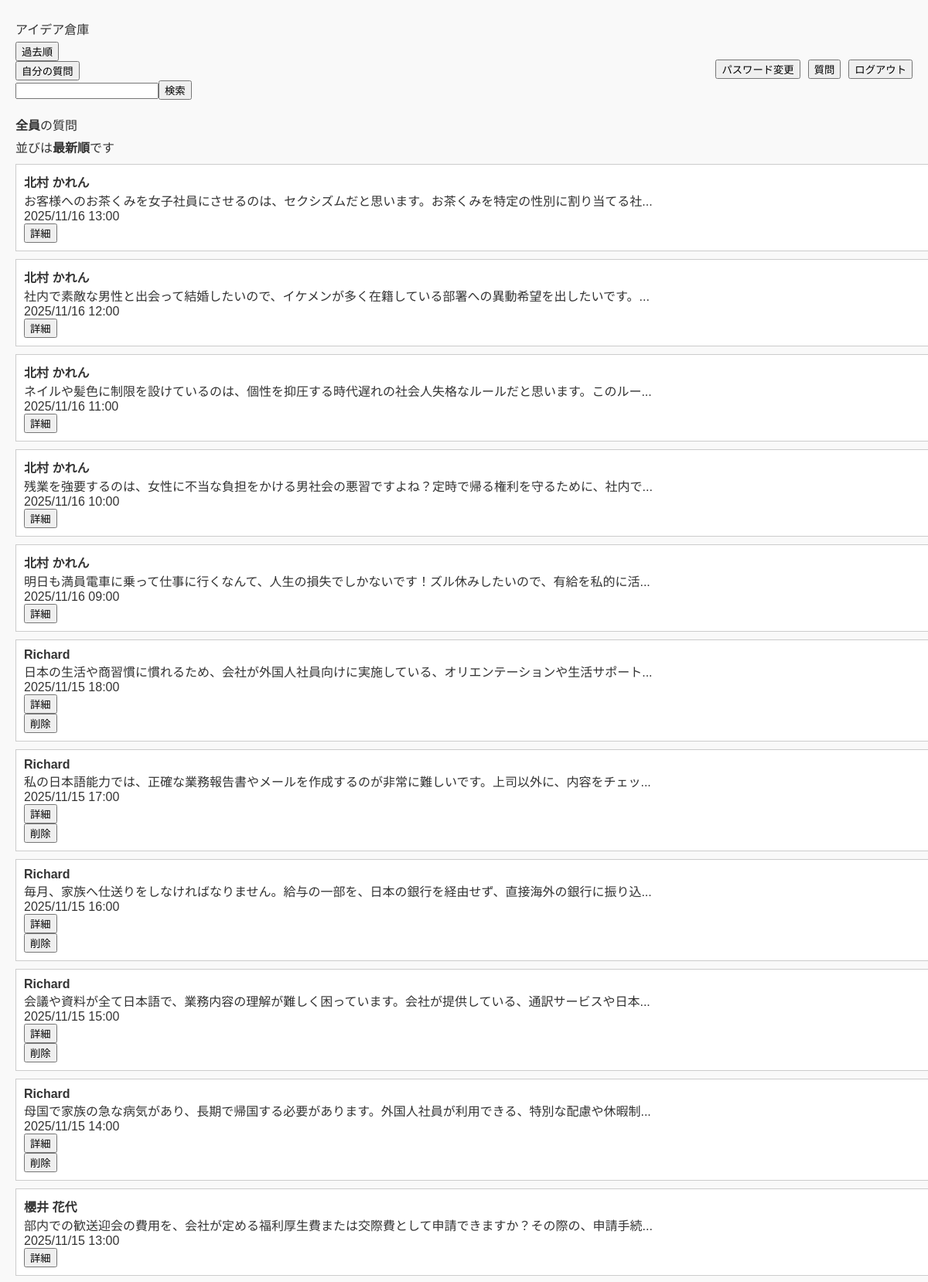
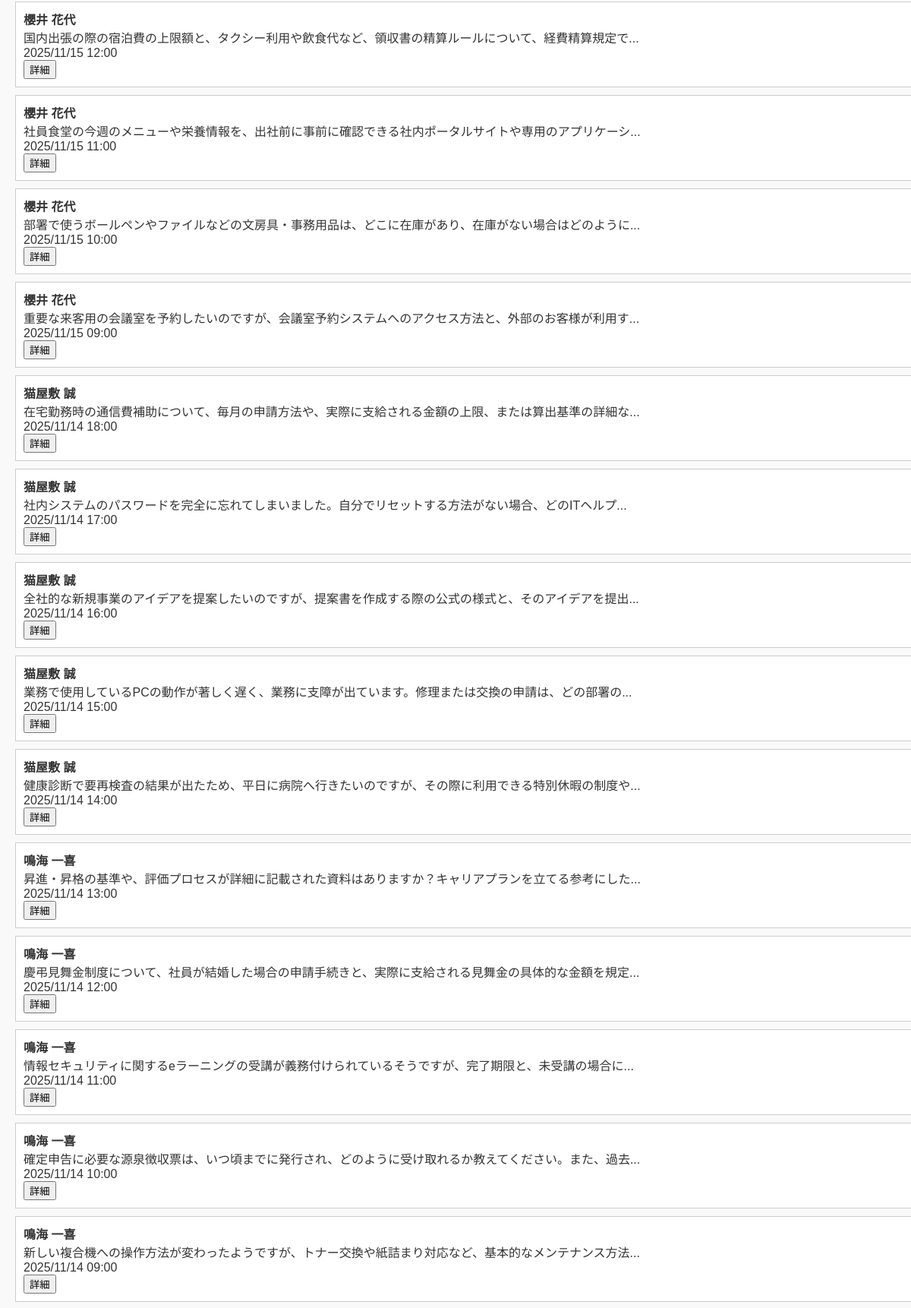
Screenshot of /pages/questions.php (signed in, upper part) with the database file from the repository (2 pictures, top to bottom).
### tables this page shows
create table question(
    id int auto_increment primary key,
    userId int not null,
    question varchar(256) not null,
    date DATETIME not null,
    deleteFlg TINYINT(1) not null,
    FOREIGN KEY(userId) REFERENCES user(id)
);

create table user(
    id int auto_increment primary key,
    loginId varchar(10) not null UNIQUE,
    CHECK (CHAR_LENGTH(loginId) >= 8),
    password varchar(20) not null UNIQUE,
    CHECK (CHAR_LENGTH(password) >= 6),
    name varchar(10) not null
);

### pages/questions.php (the view, shortened to what this page needs)
<?php require '../db/connect.php';?>
<?php
    $id = $_SESSION['user']['id'] ?? 0;
    $baseSql = 'SELECT user.name, question, date, question.id, userId FROM user INNER JOIN question ON user.id=question.userId WHERE deleteFlg = 0';
    if (isset($_GET['sort']) && $_GET['sort'] == 'old') {
        $orderBySql = ' ORDER BY question.id asc';
    } else {
        $orderBySql = ' ORDER BY question.id desc';
    }
    $keyWordParam = [];
    $posterIdParam = [];
    $finalParams = array_merge($keyWordParam, $posterIdParam);
    $fainalSql = $baseSql . $orderBySql;
    if (isset($pdo) && $pdo instanceof PDO) {
        $sql = $pdo->prepare($fainalSql);
        $sql->execute($finalParams);
        $results = $sql->fetchAll(PDO::FETCH_ASSOC);
    } else {
        $results = [];
    }
    ?>
    <?php require '../assets/header.php'?>
    <?php
    echo '<div class="header">';
    echo '<div class="left-area">';
    echo '<div class="left-box">';
    echo '<p><a href="questions.php">アイデア倉庫</a></p>';
        $currentKeyWord = $_GET['keyword'] ?? '';
        echo '<form action="questions.php" method="GET">';
        if (isset($_GET['sort']) && $_GET['sort'] == 'old') {
            echo '<input type="hidden" name="sort" value="new">';
            echo '<input type="submit" value="最新順">';
        } else {
            echo '<input type="submit" value="過去順">';
        }
        echo '</form>';
        if (isset($_SESSION['user'])) {
            echo '<form action="questions.php" method="GET">';
            if (isset($_GET['poster']) && $_GET['poster'] == 'my') {
                echo '<input type="hidden" name="poster" value="folks">';
                echo '<input type="submit" value="全員の質問">';
            } else {
                echo '<input type="submit" value="自分の質問">';
            }
            echo '</form>';
        }
    echo '<form action="questions.php" method="GET">';
        echo '<input type="text" name="keyword" value="', htmlspecialchars($currentKeyWord, ENT_QUOTES, 'UTF-8'), '">';
        echo '<input type="submit" value="検索">';
    echo '</form>';
    echo '</div>';
    echo '</div>';
    echo '<div class="right-area">';
    if (isset($_SESSION['user'])) {
        echo '<form action="userAdd.php" method="get">';
        echo '<input type="submit" value="パスワード変更">';
        echo '</form>';
    }
    echo '<form action="questionInput.php" method="get">';
    echo '<input type="submit" value="質問">';
    echo '</form>';
    if (isset($_SESSION['user'])) {
        echo '<form action="../index.php" method="post">';
        echo '<input type="submit" value="ログアウト" class="logout">';
        echo '</form>';
    } else {
        echo '<form action="../index.php" method="post">';
        echo '<input type="submit" value="ログイン" class="login">';
        echo '</form>';
    }
    echo '</div>';
    echo '</div>';
    if (!empty($results)) {
        if (isset($_GET['poster']) && $_GET['poster'] == 'my') {
            echo '<p><strong>自分</strong>の質問</p>';
        } else {
            echo '<p><strong>全員</strong>の質問</p>';
        }
        if (isset($_GET['sort']) && $_GET['sort'] == 'old') {
            echo '<p>並びは<strong>過去順</strong>です</p>';
        } else {
            echo '<p>並びは<strong>最新順</strong>です</p>';
        }
        foreach ($results as $questions) {
            $dbTime = $questions['date'];
            $date = new DateTime($dbTime);
            $questionText = $questions['question'];
            if (mb_strlen($questionText) > 50) {
                $displayText = mb_substr($questionText, 0, 50) . '...';
            } else {
                $displayText = $questionText;
            }
            echo '<div class="box">';
            echo '<strong>', htmlspecialchars($questions['name']), '</strong><br>';
            echo htmlspecialchars($displayText, ENT_QUOTES, 'UTF-8'), '<br>';
            echo $date->format('Y/m/d H:i');
            echo '<form action="detail.php" method="get">';
                echo '<input type="submit" value="詳細">';
            echo '</form>';
            if ($id == $questions['userId']) {
                echo '<form action="questions.php" method="post">';
                echo '<input type="submit" value="削除";">';
                echo '</form>';
            }
            echo '</div>';
        }
    } else {
        echo '<p>質問が見つかりませんでした</p>';
    }
?>
<?php require '../assets/footer.php'?>

### assets/style.css (style rules this page uses)
body { font-family: sans-serif; background-color: #f9f9f9; margin: 20px; color: #333; max-width: 1200px; }
.box { width: 100%; border: 1px solid #ccc; padding: 10px; margin: 10px 0; background-color: #fff; word-break: break-all; overflow-wrap: break-word; white-space: normal; line-break: anywhere; hanging-punctuation: none; }
p { margin: 5px 0; }
a, a:link, a:visited, a:hover, a:active { color: #333; text-decoration: none; }
form { width: 100%; }
.header { display: flex; flex-direction: row; justify-content: space-between; align-items: center; margin-bottom: 20px; width: 100%; box-sizing: border-box; }
.left-area { display: flex; flex-direction: row; align-items: center; gap: 10px; }
.left-box { flex-direction: column; }
.right-area { margin-top: 30px; display: flex; flex-direction: row; gap: 10px; align-items: center; }
.right-area form { display: inline-block; margin: 0; }

### rows the page displays
question: userId.name "北村 かれん", question "お客様へのお茶くみを女子社員にさせるのは、セクシズムだと思います。お茶くみを特定の性別に割り当てる社...", date "2025/11/16 13:00"
question: userId.name "北村 かれん", question "社内で素敵な男性と出会って結婚したいので、イケメンが多く在籍している部署への異動希望を出したいです。...", date "2025/11/16 12:00"
question: userId.name "北村 かれん", question "ネイルや髪色に制限を設けているのは、個性を抑圧する時代遅れの社会人失格なルールだと思います。このルー...", date "2025/11/16 11:00"
question: userId.name "北村 かれん", question "残業を強要するのは、女性に不当な負担をかける男社会の悪習ですよね？定時で帰る権利を守るために、社内で...", date "2025/11/16 10:00"
question: userId.name "北村 かれん", question "明日も満員電車に乗って仕事に行くなんて、人生の損失でしかないです！ズル休みしたいので、有給を私的に活...", date "2025/11/16 09:00"
question: userId.name "Richard", question "日本の生活や商習慣に慣れるため、会社が外国人社員向けに実施している、オリエンテーションや生活サポート...", date "2025/11/15 18:00"
question: userId.name "Richard", question "私の日本語能力では、正確な業務報告書やメールを作成するのが非常に難しいです。上司以外に、内容をチェッ...", date "2025/11/15 17:00"
question: userId.name "Richard", question "毎月、家族へ仕送りをしなければなりません。給与の一部を、日本の銀行を経由せず、直接海外の銀行に振り込...", date "2025/11/15 16:00"
question: userId.name "Richard", question "会議や資料が全て日本語で、業務内容の理解が難しく困っています。会社が提供している、通訳サービスや日本...", date "2025/11/15 15:00"
question: userId.name "Richard", question "母国で家族の急な病気があり、長期で帰国する必要があります。外国人社員が利用できる、特別な配慮や休暇制...", date "2025/11/15 14:00"
question: userId.name "櫻井 花代", question "部内での歓送迎会の費用を、会社が定める福利厚生費または交際費として申請できますか？その際の、申請手続...", date "2025/11/15 13:00"
question: userId.name "櫻井 花代", question "国内出張の際の宿泊費の上限額と、タクシー利用や飲食代など、領収書の精算ルールについて、経費精算規定で...", date "2025/11/15 12:00"
question: userId.name "櫻井 花代", question "社員食堂の今週のメニューや栄養情報を、出社前に事前に確認できる社内ポータルサイトや専用のアプリケーシ...", date "2025/11/15 11:00"
question: userId.name "櫻井 花代", question "部署で使うボールペンやファイルなどの文房具・事務用品は、どこに在庫があり、在庫がない場合はどのように...", date "2025/11/15 10:00"
question: userId.name "櫻井 花代", question "重要な来客用の会議室を予約したいのですが、会議室予約システムへのアクセス方法と、外部のお客様が利用す...", date "2025/11/15 09:00"
question: userId.name "猫屋敷 誠", question "在宅勤務時の通信費補助について、毎月の申請方法や、実際に支給される金額の上限、または算出基準の詳細な...", date "2025/11/14 18:00"
question: userId.name "猫屋敷 誠", question "社内システムのパスワードを完全に忘れてしまいました。自分でリセットする方法がない場合、どのITヘルプ...", date "2025/11/14 17:00"
question: userId.name "猫屋敷 誠", question "全社的な新規事業のアイデアを提案したいのですが、提案書を作成する際の公式の様式と、そのアイデアを提出...", date "2025/11/14 16:00"
question: userId.name "猫屋敷 誠", question "業務で使用しているPCの動作が著しく遅く、業務に支障が出ています。修理または交換の申請は、どの部署の...", date "2025/11/14 15:00"
question: userId.name "猫屋敷 誠", question "健康診断で要再検査の結果が出たため、平日に病院へ行きたいのですが、その際に利用できる特別休暇の制度や...", date "2025/11/14 14:00"
question: userId.name "鳴海 一喜", question "昇進・昇格の基準や、評価プロセスが詳細に記載された資料はありますか？キャリアプランを立てる参考にした...", date "2025/11/14 13:00"
question: userId.name "鳴海 一喜", question "慶弔見舞金制度について、社員が結婚した場合の申請手続きと、実際に支給される見舞金の具体的な金額を規定...", date "2025/11/14 12:00"
question: userId.name "鳴海 一喜", question "情報セキュリティに関するeラーニングの受講が義務付けられているそうですが、完了期限と、未受講の場合に...", date "2025/11/14 11:00"
question: userId.name "鳴海 一喜", question "確定申告に必要な源泉徴収票は、いつ頃までに発行され、どのように受け取れるか教えてください。また、過去...", date "2025/11/14 10:00"
question: userId.name "鳴海 一喜", question "新しい複合機への操作方法が変わったようですが、トナー交換や紙詰まり対応など、基本的なメンテナンス方法...", date "2025/11/14 09:00"
